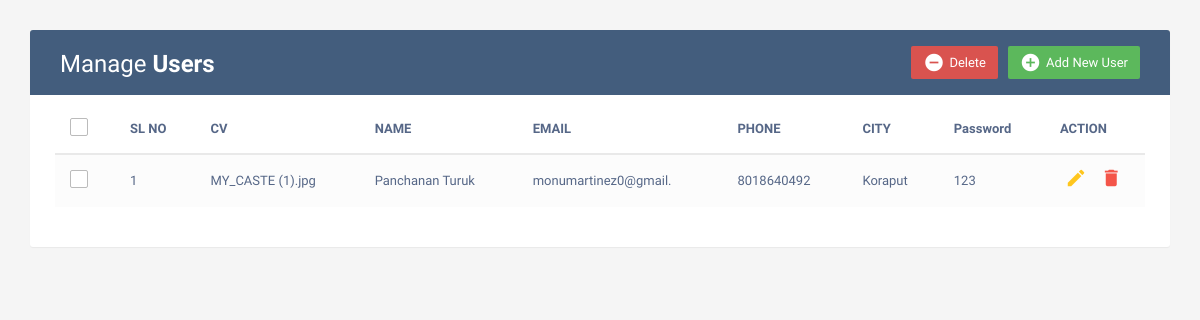
Before: / with the older database file.
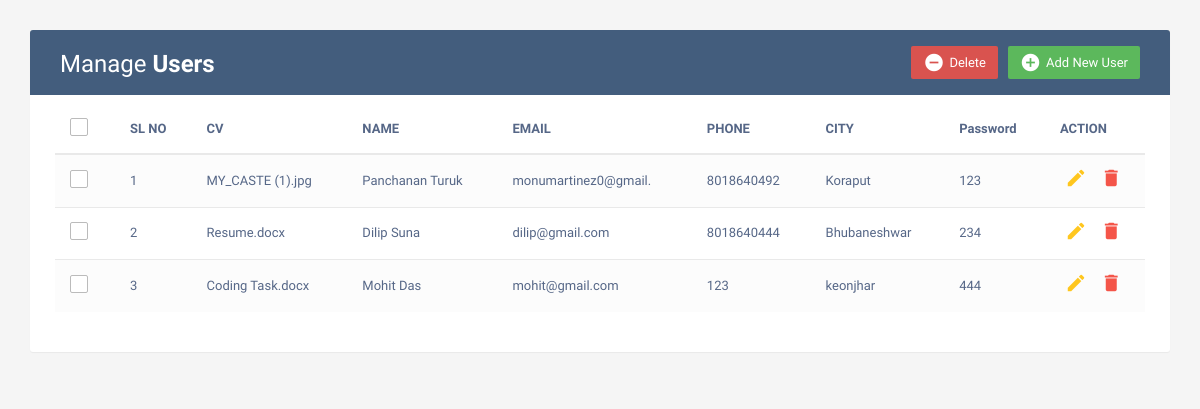
After: the same page with the newer database file.
### tables this page shows
CREATE TABLE `crud` (
  `id` int(11) NOT NULL,
  `cv` blob NOT NULL,
  `name` varchar(20) NOT NULL,
  `email` varchar(20) NOT NULL,
  `phone` bigint(11) NOT NULL,
  `city` varchar(20) NOT NULL,
  `Password` varchar(20) NOT NULL
);

### index.php (the view, shortened to what this page needs)
<?php
include 'backend/database.php';
?>
<!DOCTYPE html>
<html lang="en">
<head>
	<link rel="stylesheet" href="https://maxcdn.bootstrapcdn.com/font-awesome/4.7.0/css/font-awesome.min.css">
	<link rel="stylesheet" href="https://maxcdn.bootstrapcdn.com/bootstrap/3.3.7/css/bootstrap.min.css">
	<link rel="stylesheet" href="css/style.css">
</head>
<body>
    <div class="container">
        <div class="table-wrapper">
            <div class="table-title">
                <div class="row">
                    <div class="col-sm-6">
						<h2>Manage <b>Users</b></h2>
					</div>
					<div class="col-sm-6">
						<a href="#addEmployeeModal" class="btn btn-success" data-toggle="modal"><i class="material-icons">&#xE147;</i> <span>Add New User</span></a>
						<a href="JavaScript:void(0);" class="btn btn-danger" id="delete_multiple"><i class="material-icons">&#xE15C;</i> <span>Delete</span></a>
					</div>
                </div>
            </div>
            <table class="table table-striped table-hover">
                <thead>
                    <tr>
						<th>
							<span class="custom-checkbox">
								<label for="selectAll"></label>
							</span>
						</th>
						<th>SL NO</th>
						<th>CV</th>
                        <th>NAME</th>
                        <th>EMAIL</th>
						<th>PHONE</th>
                        <th>CITY</th>
						<th>Password</th>
                        <th>ACTION</th>
                    </tr>
                </thead>
				<tbody>
				<?php
				$result = mysqli_query($conn,"SELECT * FROM crud");
					$i=1;
					while($row = mysqli_fetch_array($result)) {
				?>
				<tr id="<?php echo $row["id"]; ?>">
				<td>
							<span class="custom-checkbox">
								<label for="checkbox2"></label>
							</span>
						</td>
					<td><?php echo $i; ?></td>
					<td><?php echo $row["cv"]; ?></td>
					<td><?php echo $row["name"]; ?></td>
					<td><?php echo $row["email"]; ?></td>
					<td><?php echo $row["phone"]; ?></td>
					<td><?php echo $row["city"]; ?></td>
					<td><?php echo $row["Password"]; ?></td>
					<td>
						<a href="#editEmployeeModal" class="edit" data-toggle="modal">
							<i class="material-icons update" data-toggle="tooltip"
							data-id="<?php echo $row["id"]; ?>"
							data-name="<?php echo $row["name"]; ?>"
							data-email="<?php echo $row["email"]; ?>"
							data-phone="<?php echo $row["phone"]; ?>"
							data-city="<?php echo $row["city"]; ?>"
							data-password="<?php echo $row["Password"]; ?>"
							title="Edit">&#xE254;</i>
						</a>
						<a href="#deleteEmployeeModal" class="delete" data-id="<?php echo $row["id"]; ?>" data-toggle="modal"><i class="material-icons" data-toggle="tooltip"
						 title="Delete">&#xE872;</i></a>
                    </td>
				</tr>
				<?php
				$i++;
				}
				?>
				</tbody>
			</table>
        </div>
    </div>
</body>
</html>

### css/style.css (style rules this page uses)
body { color: #566787; background: #f5f5f5; font-family: 'Varela Round', sans-serif; font-size: 13px; }
.table-wrapper { background: #fff; padding: 20px 25px; margin: 30px 0; border-radius: 3px; box-shadow: 0 1px 1px rgba(0,0,0,.05); }
.table-title { padding-bottom: 15px; background: #435d7d; color: #fff; padding: 16px 30px; margin: -20px -25px 10px; border-radius: 3px 3px 0 0; }
.table-title h2 { margin: 5px 0 0; font-size: 24px; }
.table-title .btn { color: #fff; float: right; font-size: 13px; border: none; min-width: 50px; border-radius: 2px; border: none; outline: none !important; margin-left: 10px; }
.table-title .btn i { float: left; font-size: 21px; margin-right: 5px; }
.table-title .btn span { float: left; margin-top: 2px; }
table.table tr th, table.table tr td { border-color: #e9e9e9; padding: 12px 15px; vertical-align: middle; }
table.table tr th:first-child { width: 60px; }
table.table tr th:last-child { width: 100px; }
table.table-striped tbody tr:nth-of-type(odd) { background-color: #fcfcfc; }
table.table td:last-child i { opacity: 0.9; font-size: 22px; margin: 0 5px; }
table.table td a { font-weight: bold; color: #566787; display: inline-block; text-decoration: none; outline: none !important; }
table.table td a.edit { color: #FFC107; }
table.table td a.delete { color: #F44336; }
table.table td i { font-size: 19px; }
.custom-checkbox { position: relative; }
.custom-checkbox label:before { width: 18px; height: 18px; }
.custom-checkbox label:before { content: ''; margin-right: 10px; display: inline-block; vertical-align: text-top; background: white; border: 1px solid #bbb; border-radius: 2px; box-sizing: border-box; z-index: 2; }

Changed rows visible on the page:
added crud: cv "Resume.docx", name "Dilip Suna", email "dilip@gmail.com", phone "8018640444", city "Bhubaneshwar", Password "234"
added crud: cv "Coding Task.docx", name "Mohit Das", email "mohit@gmail.com", phone "123", city "keonjhar", Password "444"
